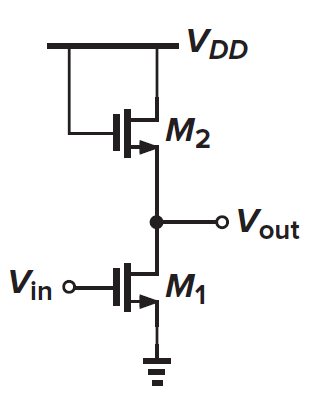
#> input picture Netlist/Book5.png, 318 x 398 px
$ python -i line.py   (imports and definitions only)
#> lines starting #> are read from the running program, lines starting #| are printed output that depends on the picture; after the words box and inside, x2 and y2 are one past the last pixel; in counts of white or black regions, pixels touching at a corner belong together
def getLines(str):

#> called with str = 'Book5.png'
    import cv2
    import numpy as np

    # Load the CAD image
    image = cv2.imread(str, cv2.IMREAD_GRAYSCALE)
#> image: shape (398, 318); min 28, max 255, mean 242

    # Apply Gaussian blur
    blurred = cv2.GaussianBlur(image, (5, 5), 0)
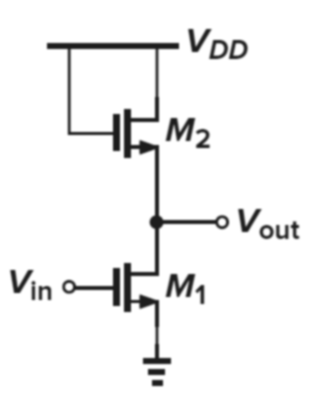
#> blurred: shape (398, 318); min 28, max 255, mean 242

    # Canny edge detection
    edges = cv2.Canny(blurred, 50, 100)
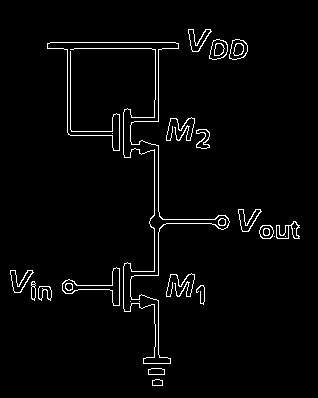
#> edges: shape (398, 318); 2.7% white in thin lines or dots, all inside (x1, y1, x2, y2) = (10, 29, 300, 386)
    cv2.imwrite(str+".png", edges)

    # [6 lines of commented-out code are left out]
    lines = cv2.HoughLinesP(
        edges, rho=1, theta=np.pi / 180, threshold=40, minLineLength=10, maxLineGap=15
    )
#> lines = 27 rows, first 6: [158, 211, 158, 145], [154, 121, 154, 100], [50, 42, 245, 42], [47, 48, 247, 48], [154, 323, 154, 299], [67, 132, 67, 49]
    # print(lines)
    if lines is not None:
        for line in lines:
            x1, y1, x2, y2 = line[0]

            cv2.line(image, (x1, y1), (x2, y2), 50, 5)
#> this loop made 27 passes
#> (x1, y1, x2, y2) on passes 1 to 12: (158, 211, 158, 145), (154, 121, 154, 100), (50, 42, 245, 42), (47, 48, 247, 48), (154, 323, 154, 299), (67, 132, 67, 49), (123, 308, 123, 266), (158, 121, 158, 49), (155, 346, 155, 324), (166, 223, 299, 225), (154, 275, 154, 144), (70, 135, 70, 49)
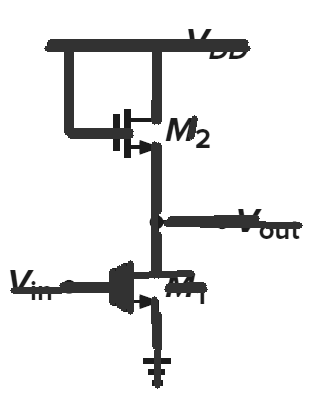
#> image: shape (398, 318); min 28, max 255, mean 232
    #         # cv2.circle(image, (x1, y1), 10, (0, 0, 0), -1)
    #         # cv2.circle(image, (x2, y2), 10, (0, 0, 0), -1)
    cv2.imwrite(str+".jpg", image)
    # cv2.imshow('Line Detection', image)
    # cv2.waitKey(0)
    return lines

# [23 lines of commented-out code are left out]
    return lines
# [7 lines of commented-out code are left out]

>>> result = getLines('Book5.png')
#> result has the same summary as lines in getLines
